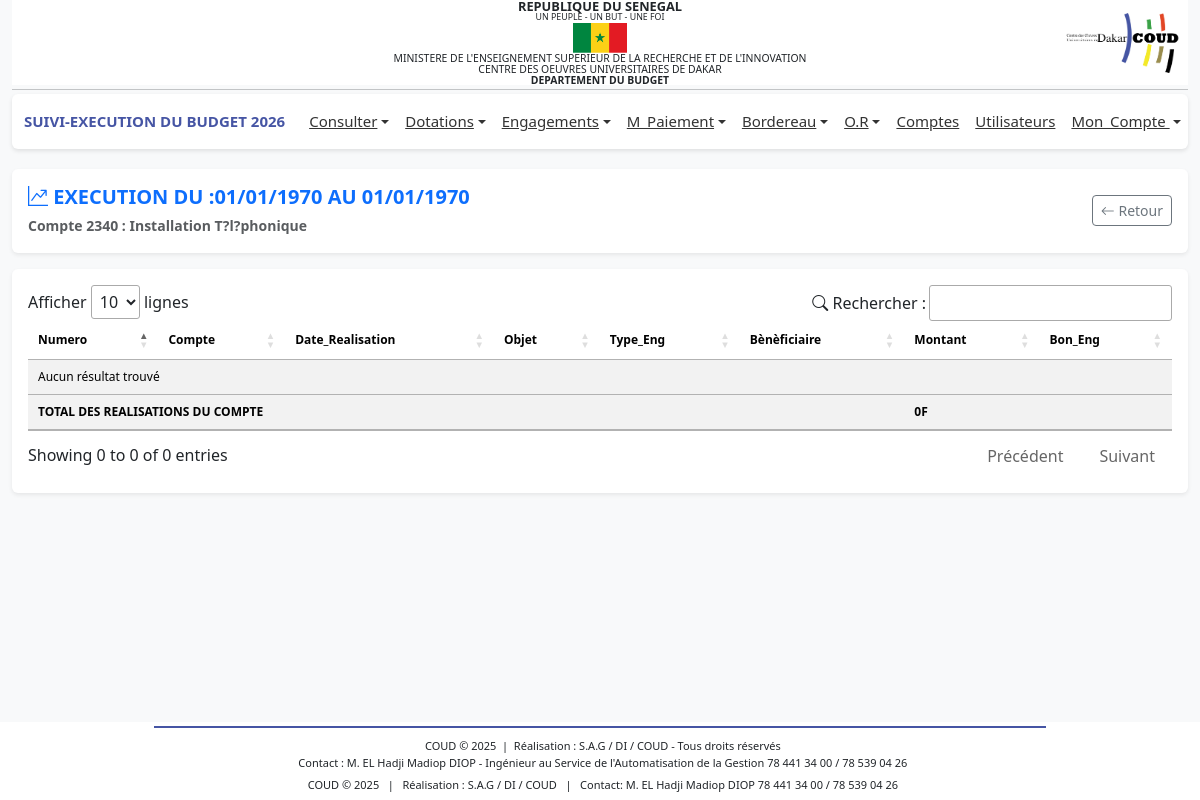
/profiles/dg/borner_3.php?numCompte=2340 (signed in), run on an earlier commit of the app's database.
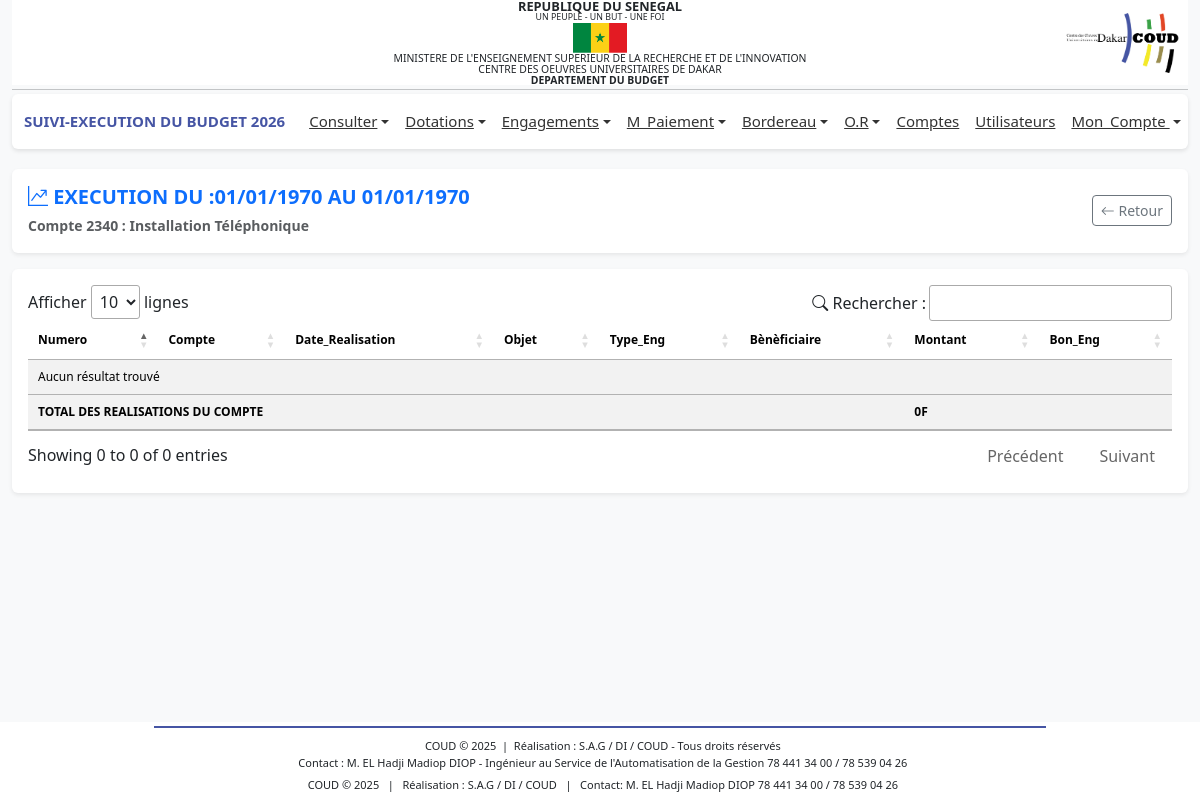
And on a later commit of the database.
### tables this page shows
CREATE TABLE IF NOT EXISTS `bud_compte` (
  `idCompte` int NOT NULL AUTO_INCREMENT,
  `numCompte` varchar(100) DEFAULT NULL,
  `code` varchar(50) DEFAULT NULL,
  `dateSys` datetime DEFAULT CURRENT_TIMESTAMP,
  `libelle` varchar(255) DEFAULT NULL,
  `idCp` int DEFAULT NULL,
  PRIMARY KEY (`idCompte`),
  UNIQUE KEY `numCompte` (`numCompte`),
  KEY `idCp` (`idCp`)
);

### includes/fonctions.php (called while the page is built, shortened)
<?php
function connexionBD()
{
    $connexion = mysqli_connect('localhost', 'root', '', 'budget_db_2024') or
        die('Serveur inaccessible. Merci de reessayer plus tard.');
    return $connexion;
}
$connexion = connexionBD();
function getCompteByNum($numCompte)
{
    global $connexion;
    $query = "SELECT numCompte, libelle, code FROM `bud_compte` WHERE numCompte='$numCompte'";
    $result = $connexion->query($query);
    if ($result->num_rows > 0) {
        return $result->fetch_assoc();
    } else {
        return null;
    }
}
?>

### profiles/dg/borner_3.php (the view, shortened to what this page needs)
<?php include '../../includes/fonctions.php';
$date1 = $_GET['date1'];
$date2 = $_GET['date2'];
$numCompte = $_GET['numCompte'];
$data = getCompteByNum($numCompte);
$TEngs = 0;
?>
<?php include '../../includes/header.php';?>
<link rel="stylesheet" href="https://cdn.datatables.net/1.13.6/css/jquery.dataTables.min.css">
<link rel="stylesheet" href="https://cdn.jsdelivr.net/npm/bootstrap-icons@1.11.3/font/bootstrap-icons.css">
<main class="container-fluid mt-3">
    <div class="card shadow-sm border-0 mb-3">
        <div class="card-body d-flex justify-content-between align-items-center">
            <div>
                <h5 class="fw-bold text-primary mb-1">
                    <i class="bi bi-graph-up-arrow"></i> EXECUTION DU :<?= date('d/m/Y', strtotime($date1)); ?> AU
                    <?= date('d/m/Y', strtotime($date2)); ?>
                </h5>
                <small class="text-muted"><strong>Compte <?= $data['numCompte']; ?> :
                        <?= $data['libelle']; ?></strong></small>
            </div>
            <div class="text-end">
                <a href="javascript:history.back()" class="btn btn-outline-secondary btn-sm">
                    <i class="bi bi-arrow-left"></i> Retour
                </a>
            </div>
        </div>
    </div>
    <div class="card shadow-sm border-0">
        <div class="card-body">
            <table id="tableComptes" class="table table-striped table-hover align-middle">
                <thead class="text-white" style="background-color: #4655a4;">
                    <tr>
                        <th>Numero</th>
                        <th>Compte</th>
                        <th>Date_Realisation</th>
                        <th>Objet</th>
                        <th>Type_Eng</th>
                        <th>Bènèficiaire</th>
                        <th>Montant</th>
                        <th>Bon_Eng</th>
                    </tr>
                </thead>
                <tbody id="tableBody">
                </tbody>
                <tfooter>
                    <tr>
                        <th colspan="6" style="text-align: center;color: black;">TOTAL DES REALISATIONS DU COMPTE</th>
                        <th colspan="2" style="text-align: left;color: black;">
                            <?= number_format($TEngs, 0, ',', ' '); ?>F</th>
                    </tr>
                </tfooter>
            </table>
        </div>
    </div>
</main>
<?php include '../../includes/footer.php';?>

What changed in the data, as far as the page shows it:
changed bud_compte: libelle "Installation T?l?phonique" → "Installation Téléphonique"
